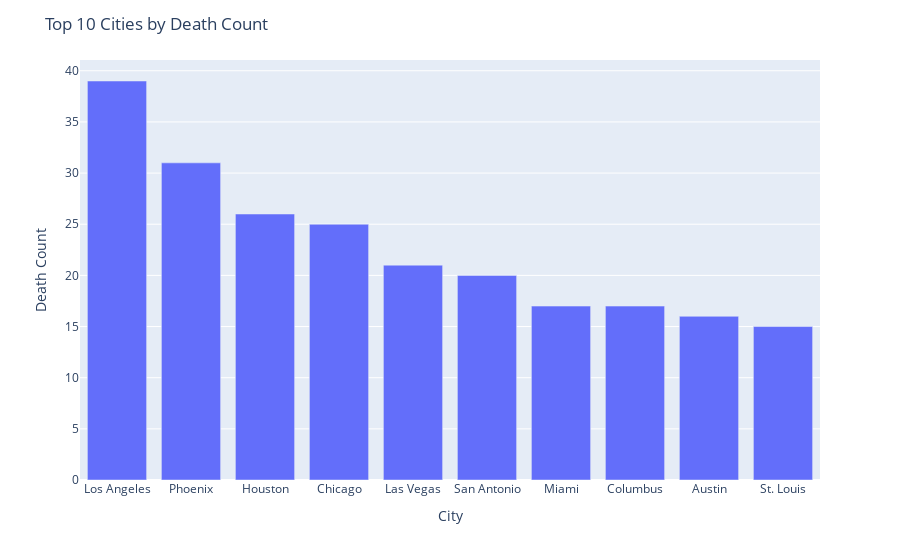

Notebook cell for this chart:
### Code cell
fig = px.bar(top10_cities, x='city', y='count')

fig.update_layout(
    title="Top 10 Cities by Death Count",
    xaxis_title="City",
    yaxis_title="Death Count",
    showlegend=False
)

fig.show()

### Figure 1 — Plotly figure (JSON) as saved in the notebook; plotly's stock layout.template omitted (floating-point values rounded to 4 significant figures)
{"data": [{"alignmentgroup": "True", "hovertemplate": "city=%{x}<br>count=%{y}<extra></extra>", "legendgroup": "", "marker": {"color": "#636efa", "pattern": {"shape": ""}}, "name": "", "offsetgroup": "", "orientation": "v", "showlegend": false, "textposition": "auto", "type": "bar", "x": ["Los Angeles", "Phoenix", "Houston", "Chicago", "Las Vegas", "San Antonio", "Miami", "Columbus", "Austin", "St. Louis"], "xaxis": "x", "y": [39, 31, 26, 25, 21, 20, 17, 17, 16, 15], "yaxis": "y"}], "layout": {"barmode": "relative", "legend": {"tracegroupgap": 0}, "margin": {"t": 60}, "showlegend": false, "title": {"text": "Top 10 Cities by Death Count"}, "xaxis": {"anchor": "y", "domain": [0, 1], "title": {"text": "City"}}, "yaxis": {"anchor": "x", "domain": [0, 1], "title": {"text": "Death Count"}}}}
